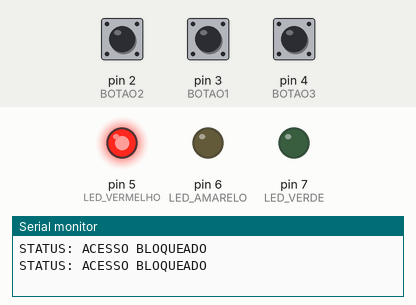
This sketch was run on a simulated Arduino Uno, built with avr-gcc and run on an emulated ATmega328P. On the bench: output pins drawn as LEDs (lit = HIGH), the last lines printed to the serial monitor. The inputs (shaded band) are chosen by the test bench; at power-on: pin 3 (BOTAO1) HIGH, pin 2 (BOTAO2) HIGH, pin 4 (BOTAO3) HIGH.

Above: at 1.2 s.
1.3 s: pin 3 (BOTAO1) pulled LOW for 0.15 s
At 2.4 s:
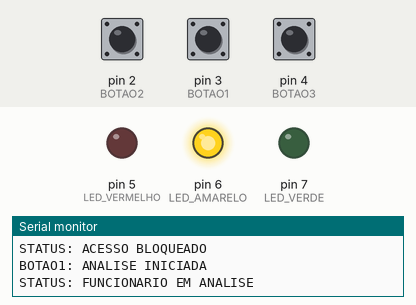
2.9 s: pin 2 (BOTAO2) pulled LOW for 0.15 s
At 3.8 s:
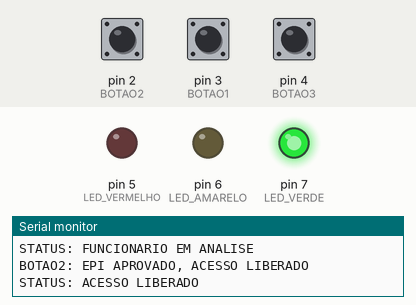
Timing chart, 0 to 24.4 s (numbered marks = the images above; inputs shaded):
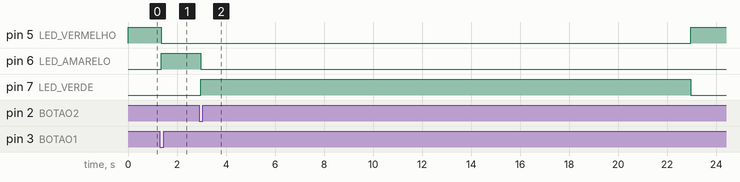

Measured:
- after the input at 1.3 s, pin 5 (LED_VERMELHO): HIGH → LOW after 0.06 s; pin 6 (LED_AMARELO): LOW → HIGH after 0.06 s
- after the input at 2.9 s, pin 5 (LED_VERMELHO): LOW → HIGH after 20.1 s; pin 6 (LED_AMARELO): HIGH → LOW after 0.06 s; pin 7 (LED_VERDE): LOW → HIGH after 0.06 s, → LOW 20.0 s later

The sketch:

projeto.ino
```cpp
/*

PROJETO: CONTROLE DE ACESSO COM ANALISE DE EPI

Resumo da maquina de estados:

ESTADO1 - ACESSO BLOQUEADO
- LED vermelho ligado.
- Aguarda inicio da analise.
- A analise pode iniciar por BOTAO1 ou comando UART '1'.

ESTADO2 - FUNCIONARIO EM ANALISE
- LED amarelo ligado.
- Aguarda aprovacao ou reprovacao.
- Aprovacao por BOTAO2 ou comando UART '2'.
- Reprovacao por BOTAO3 ou comando UART '3'.

ESTADO3 - ACESSO LIBERADO
- LED verde ligado.
- Permanece liberado por 20 segundos.
- Depois retorna automaticamente para ESTADO1.

Comandos UART no monitor serial:
'1' -> Inicia analise.
'2' -> Aprova EPI.
'3' -> Reprova EPI.
's' ou 'S' -> Envia o status atual.

Configuracao do Monitor Serial:
- Baud rate: 9600 bps.

*/


// Define os nomes dos registradores do ATmega328P.
// Exemplos: DDRD, PORTD, PIND, TCCR0A, UCSR0B, UDR0.
#include <avr/io.h>

// Define as macros e vetores usados em interrupcoes.
// Exemplos: sei(), ISR(), TIMER0_COMPA_vect, INT1_vect.
#include <avr/interrupt.h>

/*
CONFIGURACOES GERAIS DO CLOCK E DA UART
*/

// Frequencia do clock do Arduino Uno / ATmega328P.
// O valor de 16 MHz e usado para calcular o baud rate da UART.
#define F_CPU 16000000UL

// Velocidade da comunicacao serial.
// O monitor serial do Tinkercad/Arduino IDE deve ser configurado em 9600.
#define BAUD 9600UL

// Valor carregado nos registradores UBRR0H e UBRR0L.
// Formula do modo assicrono normal da USART:
// UBRR = (F_CPU / (16 * BAUD)) - 1
// Para 16 MHz e 9600 bps:
// UBRR = (16000000 / (16 * 9600)) - 1 = 103,16 aprox. 103
#define UBRR_VALUE ((F_CPU / (16UL * BAUD)) - 1)

/*

Cada definicao abaixo cria uma mascara de bits.
Exemplo:
(1 << PD5) desloca o bit 1 ate a posicao PD5.
Assim, LED_VERMELHO representa apenas o bit do pino PD5.

Isso permite ligar/desligar pinos sem alterar os outros bits do PORTD.
*/

#define LED_VERMELHO (1 << PD5) // Pino digital 5 do Arduino / PD5.
#define LED_AMARELO  (1 << PD6) // Pino digital 6 do Arduino / PD6.
#define LED_VERDE    (1 << PD7) // Pino digital 7 do Arduino / PD7.

/*

Os botoes usam pull-up interno.
Com pull-up:
- Botao solto: pino le nivel logico 1.
- Botao pressionado: pino e ligado ao GND e le nivel logico 0.

Por isso, no codigo, um botao pressionado e testado com:
if(!(PIND & BOTAOx))
*/

#define BOTAO1 (1 << PD3) // Pino digital 3 / PD3 / interrupcao externa INT1.
#define BOTAO2 (1 << PD2) // Pino digital 2 / PD2 / aprova EPI.
#define BOTAO3 (1 << PD4) // Pino digital 4 / PD4 / reprova EPI.

/*

ESTADOS DA MAQUINA

*/

#define ESTADO1 1 // Acesso bloqueado.
#define ESTADO2 2 // Funcionario em analise.
#define ESTADO3 3 // Acesso liberado.

/*

CONSTANTES DE TEMPO

*/

// Tempo em que o acesso fica liberado no ESTADO3.
// 20000 ms = 20 segundos.
#define TEMPO_LIBERADO_MS 20000UL

// Tempo minimo entre duas leituras validas do BOTAO1.
// Isso reduz o efeito de bouncing mecanico do botao.
#define DEBOUNCE_MS 200UL

/*

VARIAVEIS GLOBAIS

*/

// Contador global de tempo.
// Ele e incrementado pela interrupcao do Timer0 a cada 1 ms.
//
// volatile e necessario porque a variavel e alterada dentro de uma ISR.
// Sem volatile, o compilador poderia otimizar a leitura de forma incorreta.
volatile unsigned long tempo_ms = 0;

// Guarda o ultimo instante em que o BOTAO1 foi aceito pela interrupcao.
volatile unsigned long ultimo_botao1_ms = 0;

// Flag gerada pela interrupcao externa INT1.
// A ISR apenas marca o evento; o loop principal executa a troca de estado.
volatile unsigned char flag_iniciar_analise = 0;

// Armazena o ultimo caractere recebido pela UART.
// A interrupcao USART_RX_vect recebe o byte e o loop processa depois.
volatile unsigned char comando_uart = 0;

// Guarda o instante em que o sistema entrou no ESTADO3.
// A partir desse valor, o codigo calcula quando passaram 20 segundos.
unsigned long inicio_verde = 0;

// Estado atual da maquina de estados.
// O sistema inicia bloqueado, portanto comeca em ESTADO1.
unsigned char estado = ESTADO1;

// Variavel usada para enviar mensagem de status apenas quando o estado muda.
// Isso evita ficar repetindo a mesma mensagem no terminal serial sem parar.
unsigned char ultimo_estado_enviado = 0;

/*

CONFIGURACAO DA UART:

Pinos usados automaticamente pela USAT0:
- RXD: PD0 / pino digital 0.
- TXD: PD1 / pino digital 1.

*/

void UART_Init(void)
{

    // Para 9600 bps com F_CPU = 16 MHz, o valor fica 103.
    UBRR0H = (unsigned char)(UBRR_VALUE >> 8);
    UBRR0L = (unsigned char)UBRR_VALUE;

    // UCSR0A contem flags de status da USART.
    // Aqui deixamos em 0 para usar o modo normal.
    UCSR0A = 0;

    // RXEN0  = habilita recepcao serial.
    // TXEN0  = habilita transmissao serial.
    // RXCIE0 = habilita interrupcao quando um byte for recebido.
    UCSR0B = (1 << RXEN0) | (1 << TXEN0) | (1 << RXCIE0);

    // UCSR0C configura o formato do quadro serial.
    //
    // UCSZ01 = 1 e UCSZ00 = 1 configuram 8 bits de dados.
    // Como UPM01/UPM00 ficam 0, nao ha paridade.
    // Como USBS0 fica 0, ha 1 bit de parada.
    //
    // Resultado: 8N1, formato padrao do monitor serial.
    UCSR0C = (1 << UCSZ01) | (1 << UCSZ00);
}

/*

ENVIO DE UM CARACTERE PELA UART

*/

void UART_Transmit(char dado)
{
    // UDRE0 indica se o registrador de transmissao UDR0 esta vazio.
    // Enquanto UDRE0 for 0, a UART ainda nao esta pronta para novo dado.
    while(!(UCSR0A & (1 << UDRE0)))
    {
        // Aguarda a UART liberar o registrador de transmissao.
    }

    // Ao escrever em UDR0, o hardware da UART transmite o byte.
    UDR0 = dado;
}

/*

ENVIO DE TEXTO PELA UART

*/

void UART_SendString(const char *texto)
{

    // O loop envia caractere por caractere ate chegar no fim da string.
    while(*texto)
    {
        UART_Transmit(*texto);
        texto++;
    }
}

/*

ENVIO DO STATUS ATUAL

*/

void UART_SendStatus(void)
{
    // Envia uma mensagem de acordo com o estado atual da maquina.
    switch(estado)
    {
        case ESTADO1:
            UART_SendString("STATUS: ACESSO BLOQUEADO\r\n");
            break;

        case ESTADO2:
            UART_SendString("STATUS: FUNCIONARIO EM ANALISE\r\n");
            break;

        case ESTADO3:
            UART_SendString("STATUS: ACESSO LIBERADO\r\n");
            break;
    }
}

/*

CONFIGURACAO DO TIMER0

Objetivo:
Gerar uma interrupcao a cada 1 ms.

Calculo:
Clock do ATmega328P = 16 MHz
Prescaler escolhido = 64

Frequencia do timer:
16 MHz / 64 = 250000 Hz

Periodo de cada contagem:
1 / 250000 = 4 us

Para chegar a 1 ms:
1 ms / 4 us = 250 contagens

Como o timer conta de 0 ate OCR0A:
OCR0A = 249 gera 250 contagens.

Modo usado: Comparação.

Quando TCNT0 chega em OCR0A, ocorre a interrupcao e o contador reinicia.

*/

void ConfigTimer0(void)
{
    // TCCR0A controla o modo de operacao do Timer0.
    // WGM01 = 1 e WGM00 = 0 configuram o modo Comparação.
    TCCR0A = (1 << WGM01);

    // TCCR0B define o prescaler.
    // CS01 = 1 e CS00 = 1 resultam em prescaler 64.
    TCCR0B = (1 << CS01) | (1 << CS00);

    // Valor de comparacao para gerar interrupcao a cada 1 ms.
    OCR0A = 249;

    // TIMSK0 habilita interrupcoes do Timer0.
    // OCIE0A = Output Compare Match A Interrupt Enable.
    TIMSK0 = (1 << OCIE0A);
}

/*

CONFIGURACAO DA INTERRUPCAO EXTERNA INT1


No ATmega328P:
- INT0 fica no PD2.
- INT1 fica no PD3.

Neste projeto, o BOTAO1 esta no PD3, portanto ele usa INT1.

O BOTAO1 esta com pull-up interno.
Assim:
- Solto: nivel alto.
- Pressionado: nivel baixo.

Quando o botao e pressionado, ocorre uma transicao de 1 para 0,
ou seja, uma borda de descida.
=========================================================
*/

void ConfigInterrupcaoExterna(void)
{
    // EICRA configura o tipo de disparo das interrupcoes externas.
    //
    // Para INT1:
    // ISC11 = 1 e ISC10 = 0 -> interrupcao na borda de descida.
    EICRA |= (1 << ISC11);
    EICRA &= ~(1 << ISC10);

    // EIFR guarda flags de interrupcao externa.
    // Escrever 1 em INTF1 limpa uma possivel flag pendente de INT1.
    EIFR = (1 << INTF1);

    // EIMSK habilita as interrupcoes externas.
    // INT1 = 1 habilita a interrupcao externa ligada ao PD3.
    EIMSK |= (1 << INT1);
}

/*

PROCESSAMENTO DOS COMANDOS RECEBIDOS PELA UART


Esta funcao implementa os comandos recebidos pelo terminal serial.

Por exemplo:
- O comando '2' so aprova se o sistema estiver no ESTADO2.
- Se o sistema estiver bloqueado, nao faz sentido aprovar ainda.
=========================================================
*/

void ProcessaComandoUART(unsigned char comando)
{
    switch(comando)
    {
        case '1':
            // Comando '1': iniciar analise.
            // So e aceito se o sistema estiver bloqueado.
            if(estado == ESTADO1)
            {
                estado = ESTADO2;
                UART_SendString("UART: ANALISE INICIADA\r\n");
            }
            else
            {
                UART_SendString("UART: COMANDO INVALIDO NESTE ESTADO\r\n");
            }
            break;

        case '2':
            // Comando '2': aprovar EPI.
            // So e aceito durante a analise.
            if(estado == ESTADO2)
            {
                estado = ESTADO3;

                // Marca o instante de entrada no estado liberado.
                // Depois o loop usa esse valor para contar 20 segundos.
                inicio_verde = tempo_ms;

                UART_SendString("UART: EPI APROVADO, ACESSO LIBERADO\r\n");
            }
            else
            {
                UART_SendString("UART: COMANDO INVALIDO NESTE ESTADO\r\n");
            }
            break;

        case '3':
            // Comando '3': reprovar EPI.
            // So e aceito durante a analise.
            if(estado == ESTADO2)
            {
                estado = ESTADO1;
                UART_SendString("UART: EPI REPROVADO, ACESSO BLOQUEADO\r\n");
            }
            else
            {
                UART_SendString("UART: COMANDO INVALIDO NESTE ESTADO\r\n");
            }
            break;

        case 's':
        case 'S':
            // Comando 's' ou 'S': apenas consulta o estado atual.
            UART_SendStatus();
            break;

        case '\r':
        case '\n':
            // O monitor serial pode enviar '\r' e/ou '\n' ao pressionar Enter.
            // Esses caracteres sao ignorados para nao aparecer erro de comando.
            break;

        default:
            // Qualquer outro caractere mostra a lista de comandos validos.
            UART_SendString("UART: COMANDOS: 1=INICIAR, 2=APROVAR, 3=REPROVAR, S=STATUS\r\n");
            break;
    }
}

/*

INTERRUPCAO DO TIMER0
Esta rotina e executada automaticamente a cada 1 ms.

*/

ISR(TIMER0_COMPA_vect)
{
    // Incrementa o contador global de tempo.
    // Essa variavel substitui o uso de delay ou _delay_ms().
    tempo_ms++;
}

/*

INTERRUPCAO EXTERNA INT1 - BOTAO1


Esta interrupcao ocorre quando o BOTAO1 e pressionado.
Como o botao usa pull-up, o pressionamento gera borda de descida.

*/

ISR(INT1_vect)
{
    // Copia o tempo atual para comparar com o ultimo acionamento aceito.
    unsigned long agora = tempo_ms;

    // Debounce simples:
    // so aceita o botao se passaram pelo menos DEBOUNCE_MS desde o ultimo.
    if((agora - ultimo_botao1_ms) >= DEBOUNCE_MS)
    {
        // Sinaliza ao loop principal que deve iniciar a analise.
        flag_iniciar_analise = 1;

        // Atualiza o instante do ultimo acionamento aceito.
        ultimo_botao1_ms = agora;
    }
}

/*

INTERRUPCAO DE RECEPCAO DA UART

Sempre que um caractere chega pela serial, o hardware gera essa interrupcao.
O caractere recebido fica no registrador UDR0.
=========================================================
*/

ISR(USART_RX_vect)
{
    // Le UDR0 para capturar o caractere recebido.
    // A leitura tambem limpa a flag de recepcao do hardware.
    comando_uart = UDR0;
}

/*

FUNCAO SETUP

Executada uma vez quando o microcontrolador inicia.
Aqui ficam as configuracoes dos pinos, timer, UART e interrupcoes.

*/

void setup()
{
    /*

    CONFIGURACAO DOS LEDS COMO SAIDA


    DDRD e o registrador de direcao do PORTD.
    Bit = 1 -> pino como saida.
    Bit = 0 -> pino como entrada.

    */
    DDRD |= (LED_VERMELHO | LED_AMARELO | LED_VERDE);

    /*

    CONFIGURACAO DOS BOTOES COMO ENTRADA

   */
    DDRD &= ~(BOTAO1 | BOTAO2 | BOTAO3);

    /*

    ATIVACAO DOS PULL-UPS INTERNOS
    -----------------------------------------------------

    Quando o pino esta configurado como entrada, escrever 1 em PORTD
    ativa o resistor de pull-up interno.

     */
    PORTD |= (BOTAO1 | BOTAO2 | BOTAO3);

    // Inicializa a comunicacao serial UART.
    UART_Init();

    // Configura o Timer0 para gerar uma base de tempo de 1 ms.
    ConfigTimer0();

    // Configura a interrupcao externa INT1 no BOTAO1.
    ConfigInterrupcaoExterna();

    /*

    ESTADO INICIAL DOS LEDS

    O sistema inicia bloqueado:
    - Vermelho ligado.
    - Amarelo desligado.
    - Verde desligado.
    */
    PORTD &= ~(LED_AMARELO | LED_VERDE);
    PORTD |= LED_VERMELHO;

    /*

    HABILITACAO GLOBAL DAS INTERRUPCOES

    sei() ativa a interrupção do AVR.

    */
    sei();

    // Mensagens iniciais exibidas no terminal serial.
    UART_SendString("Sistema iniciado\r\n");
    UART_SendString("Comandos: 1=INICIAR, 2=APROVAR, 3=REPROVAR, S=STATUS\r\n");
    UART_SendStatus();
}

/*

FUNCAO LOOP

*/

void loop()
{

    if(comando_uart != 0)
    {
        // Copia o comando para uma variavel local.
        unsigned char comando = comando_uart;

        // Limpa a variavel global para indicar que o comando foi lido.
        comando_uart = 0;

        // Processa o comando recebido.
        ProcessaComandoUART(comando);
    }

    /*
    -----------------------------------------------------
    ENVIO AUTOMATICO DE STATUS
    -----------------------------------------------------

    Quando o estado muda, envia uma mensagem pela UART.
    Isso ajuda na apresentacao e mostra a comunicacao serial funcionando.
    */
    if(ultimo_estado_enviado != estado)
    {
        ultimo_estado_enviado = estado;
        UART_SendStatus();
    }

    /*

    MAQUINA DE ESTADOS

    */
    switch(estado)
    {
        /*
        =================================================
        ESTADO1 - ACESSO BLOQUEADO
        =================================================

        Saidas:
        - LED vermelho ligado.
        - LED amarelo desligado.
        - LED verde desligado.

        Transicao:
        - BOTAO1 pressionado gera INT1 e ativa flag_iniciar_analise.
        - Comando UART '1' tambem pode levar ao ESTADO2.
        */
        case ESTADO1:
            // Desliga amarelo e verde.
            PORTD &= ~(LED_AMARELO | LED_VERDE);

            // Liga vermelho.
            PORTD |= LED_VERMELHO;

            // Se a interrupcao do BOTAO1 sinalizou inicio de analise,
            // muda para ESTADO2.
            if(flag_iniciar_analise)
            {
                // Limpa a flag para nao repetir a transicao.
                flag_iniciar_analise = 0;

                // Vai para o estado de analise.
                estado = ESTADO2;

                // Informa pelo terminal serial.
                UART_SendString("BOTAO1: ANALISE INICIADA\r\n");
            }
            break;

        /*

        ESTADO2 - FUNCIONARIO EM ANALISE

        Saidas:
        - LED amarelo ligado.
        - LED vermelho desligado.
        - LED verde desligado.

        Transicoes:
        - BOTAO2 ou UART '2': aprova EPI e vai para ESTADO3.
        - BOTAO3 ou UART '3': reprova EPI e volta para ESTADO1.
        */
        case ESTADO2:
            // Desliga vermelho e verde.
            PORTD &= ~(LED_VERMELHO | LED_VERDE);

            // Liga amarelo.
            PORTD |= LED_AMARELO;

            // Se BOTAO1 for pressionado de novo durante a analise,
            // a flag e descartada, pois nao faz sentido reiniciar a analise.
            flag_iniciar_analise = 0;

            // BOTAO2 pressionado?
            // Com pull-up, pressionado significa nivel 0.
            if(!(PIND & BOTAO2))
            {
                // Vai para acesso liberado.
                estado = ESTADO3;

                // Marca o tempo em que o LED verde comecou.
                inicio_verde = tempo_ms;

                // Informa a aprovacao pela UART.
                UART_SendString("BOTAO2: EPI APROVADO, ACESSO LIBERADO\r\n");
            }
            // BOTAO3 pressionado?
            else if(!(PIND & BOTAO3))
            {
                // Volta para acesso bloqueado.
                estado = ESTADO1;

                // Informa a reprovacao pela UART.
                UART_SendString("BOTAO3: EPI REPROVADO, ACESSO BLOQUEADO\r\n");
            }
            break;

        /*

        ESTADO3 - ACESSO LIBERADO

        Saidas:
        - LED verde ligado.
        - LED vermelho desligado.
        - LED amarelo desligado.

        Transicao:
        - Depois de 20 segundos, retorna automaticamente para ESTADO1.
        */
        case ESTADO3:
            // Desliga vermelho e amarelo.
            PORTD &= ~(LED_VERMELHO | LED_AMARELO);

            // Liga verde.
            PORTD |= LED_VERDE;

            // Se BOTAO1 for pressionado durante o acesso liberado,
            // a flag e descartada. O sistema so aceita nova analise
            // depois de voltar ao ESTADO1.
            flag_iniciar_analise = 0;

            // Verifica se ja passaram 20 segundos desde a entrada no ESTADO3.
            if((tempo_ms - inicio_verde) >= TEMPO_LIBERADO_MS)
            {
                // Termina o tempo de liberacao e volta ao estado bloqueado.
                estado = ESTADO1;

                // Informa que o retorno foi causado pelo timer.
                UART_SendString("TIMER: TEMPO ESGOTADO, ACESSO BLOQUEADO\r\n");
            }
            break;
    }
}
```
